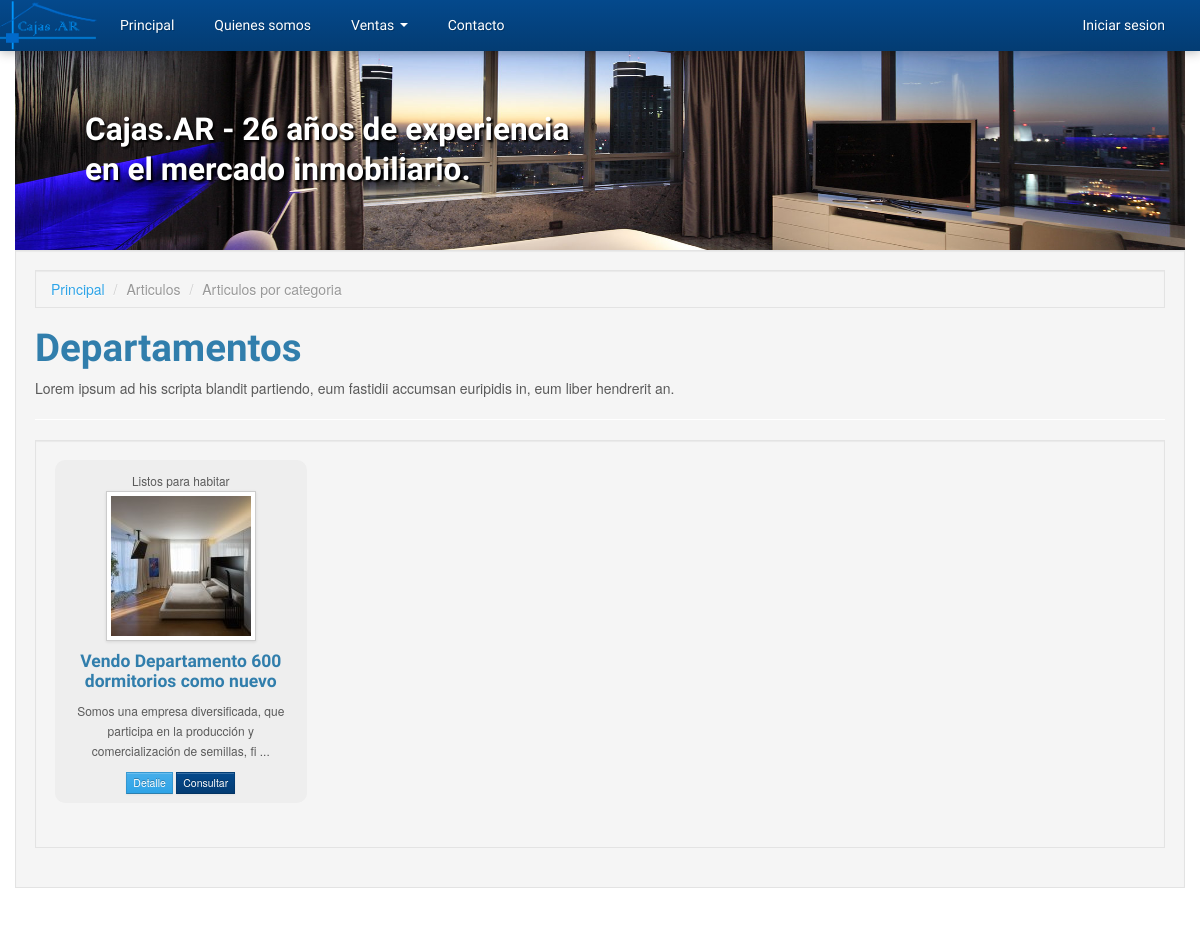
Before: /index.php?page=articles-by-category&id=1 with the older database file.
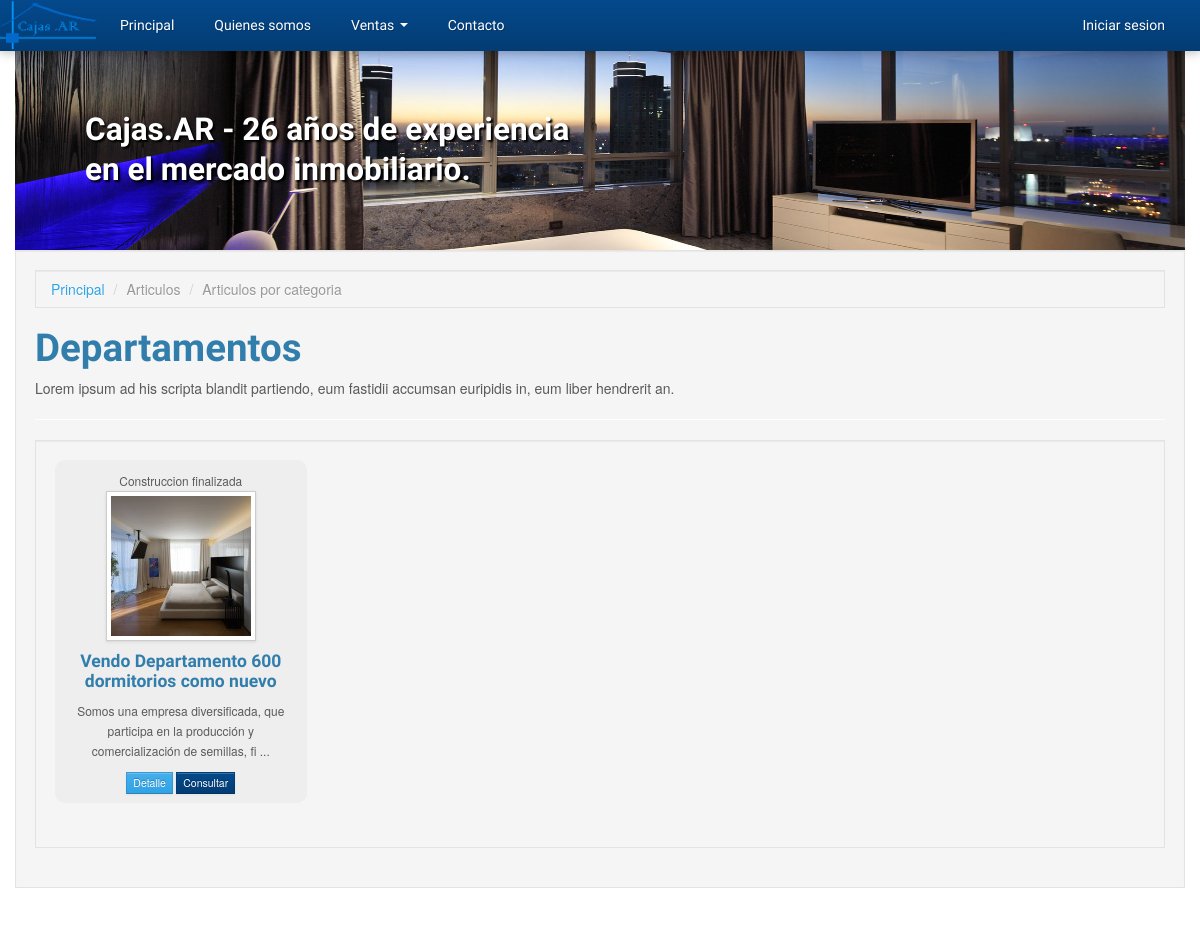
After: the same page with the newer database file.
### tables this page shows
CREATE TABLE IF NOT EXISTS `article_categories` (
  `id_article_category` int(8) NOT NULL AUTO_INCREMENT,
  `name` varchar(32) NOT NULL,
  PRIMARY KEY (`id_article_category`)
);

CREATE TABLE IF NOT EXISTS `articles` (
  `id_article` int(8) NOT NULL AUTO_INCREMENT,
  `id_article_category` int(2) NOT NULL,
  `id_article_type` int(2) NOT NULL,
  `id_author` int(2) NOT NULL,
  `title` varchar(128) NOT NULL,
  `description` text,
  `location` varchar(128) DEFAULT NULL,
  `address` varchar(64) DEFAULT NULL,
  `price` float DEFAULT NULL,
  PRIMARY KEY (`id_article`),
  KEY `id_article_category` (`id_article_category`),
  KEY `id_article_type` (`id_article_type`),
  KEY `id_author` (`id_author`)
);

CREATE TABLE IF NOT EXISTS `article_types` (
  `id_article_type` int(8) NOT NULL AUTO_INCREMENT,
  `name` varchar(64) NOT NULL,
  PRIMARY KEY (`id_article_type`)
);

### includes/mysqldb.php (called while the page is built, shortened)
<?php
class MySQLConnection
{
    private $_dbLink, $_queryResponse;
    public function connect($user, $pass, $host, $database)
    {
        $this->_dbLink = mysqli_connect($host, $user, $pass);
        mysqli_select_db($this->_dbLink, $database);
    }
    public function query($query)
    {
        $this->_queryResponse = mysqli_query($this->_dbLink, $query) or die(mysqli_error($this->_dbLink));
        return $this;
    }
    public function getResults()
    {
        $this->lastResult = array();
        if ($this->_queryResponse && !is_bool($this->_queryResponse)) {
            while ($response = mysqli_fetch_object($this->_queryResponse)) {
                $this->lastResult[] = $response;
            }
        }
        return $this->lastResult;
    }
    public function getOne()
    {
        $this->lastResult = null;
        if ($this->_queryResponse && !is_bool($this->_queryResponse)) {
            $this->lastResult = mysqli_fetch_object($this->_queryResponse);
        }
        return $this->lastResult;
    }
}

### includes/autoload.php (called while the page is built, shortened)
<?php
require_once dirname(__FILE__) . '/application.php';
require_once dirname(__FILE__) . '/mysqldb.php';
require_once dirname(__FILE__) . '/inputdata.php';
$app = new Application(
    new MySQLConnection(MYSQL_USER, MYSQL_PASS, MYSQL_HOST, MYSQL_DATABASE),
    new InputData()
);

### includes/application.php (called while the page is built, shortened)
<?php
class Application
{
    protected $db;
    public $io;
    public function __construct(MySQLConnection $db, InputData $io)
    {
        $this->db = $db;
        $this->io = $io;
    }
    public function getSectionName()
    {
        $page = $this->io->getQuery('page');
        $page = str_replace('-', '_', $page);
        return $page && is_string($page) ? $page : 'index';
    }
    public function getArticleCategory($categoryId)
    {
        $categoryId = (int) $categoryId;
        $queryString = ""
            . "SELECT * FROM article_categories "
            . "WHERE article_categories.id_article_category = '{$categoryId}' "
            . "LIMIT 1";
        return $this->db->query($queryString)->getOne();
    }
    public function getArticlesByCategory($categoryId, $limit = 4, $except = null)
    {
        $categoryId = (int) $categoryId;
        $limit = (int) $limit;
        $except = (int) $except;
        $queryString = ""
            . "SELECT articles.*, "
                . "users.username, "
                . "article_types.name AS article_type, "
                . "article_categories.name AS article_category "
            . "FROM articles "
                . "INNER JOIN article_categories ON articles.id_article_category = article_categories.id_article_category "
                . "INNER JOIN article_types ON articles.id_article_type = article_types.id_article_type "
                . "INNER JOIN users ON articles.id_author = users.id_user "
            . "WHERE articles.id_article_category='{$categoryId}' AND articles.id_article != '{$except}' "
            . "ORDER BY articles.id_article_type, articles.id_article DESC LIMIT {$limit}";
        return $this->db->query($queryString)->getResults();
    }
    public function getImageByCategory($categoryId)
    {
        $images = array(
            '1' => 'assets/images/depto-mini.jpg',
            '2' => 'assets/images/parking-mini.jpg',
            '3' => 'assets/images/piso-mini.jpg',
            '4' => 'assets/images/local-mini.jpg',
        );
        return isset($images[$categoryId]) ? $images[$categoryId] : '';
    }
}

### includes/inputdata.php (called while the page is built, shortened)
<?php
class InputData
{
    private $_request, $_response, $_query, $_post, $_server, $_cookies;
    public function __construct()
    {
        $this->_query    = &$_GET;
    }
    public function getQuery($param = null, $default = null)
    {
        if ($param) {
            return isset($this->_query[$param]) ?
                $this->_query[$param] : $default;
        }
        return $this->_query;
    }
    public function getSession($param = null, $default = null)
    {
        if ($param) {
            return isset($_SESSION[$param]) ?
                $_SESSION[$param] : $default;
        }
        return $_SESSION;
    }
}

### includes/templates/content_articles_by_category.php (the view)
<?php
$categoryId = $app->io->getQuery('id');
$category = $app->getArticleCategory($categoryId);
$articles = $app->getArticlesByCategory($categoryId, 100);
?>
<div class="container ">
    <div class="well">
        <ul class="breadcrumb well">
            <li><a href="index.php?page=home">Principal</a> <span class="divider">/</span></li>
            <li class="active">Articulos <span class="divider">/</span></li>
            <li class="active">Articulos por categoria</li>
        </ul>
        <?php if (! $category) { ?>
            <h2>La categoria no existe</h2>
        <?php } else { ?>
            <h1><?php echo $category->name; ?></h1>
            <p>Lorem ipsum ad his scripta blandit partiendo, eum fastidii accumsan euripidis in, eum liber hendrerit an.</p>
            <hr />
            <div class="well">
                  <div class="row-fluid" >
                    <?php foreach($articles as $article) { ?>
                        <div class="span3 articulo">
                            <div><small><?php echo $article->article_type; ?></small></div>
                            <div><img class="img-polaroid" src="<?php echo $app->getImageByCategory($categoryId); ?>" /></div>
                            <h4><?php echo $article->title; ?></h4>
                            <p><?php echo substr($article->description, 0, 100); ?> ...</p>
                            <p>
                                <a class="btn btn-mini btn-primary" href="index.php?page=item&id=<?php echo $article->id_article; ?>">Detalle</a>
                                <a class="btn btn-mini btn-inverse" href="index.php?page=purchase&id=<?php echo $article->id_article; ?>">Consultar</a>
                            </p>
                        </div>
                    <?php } ?>
                </div>
            </div>
        <?php } ?>
	</div>
</div>

### includes/templates/header.php (shortened to what this page needs)
<!DOCTYPE html>
<html lang="en">
  <head>
    <link href="assets/libraries/bootstrap/css/bootstrap.cerulean.css" rel="stylesheet">
    <link href="assets/libraries/bootstrap/css/bootstrap-responsive.css" rel="stylesheet">
	<link href="assets/libraries/bootstrap/css/base.css" rel="stylesheet">
	<link href="assets/css/nuestro.css" rel="stylesheet">
  </head>
  <body>

### index.php
<?php
require_once dirname(__FILE__) . '/includes/autoload.php';
$sectionFile = 'content_' . $app->getSectionName() . '.php';
$carouselType = $app->getSectionName() == 'home' ? 'carousel_dynamic.php' : 'carousel_fixed.php';
require_once TEMPLATES_DIR . DS . 'header.php';
if ($app->getSectionName() != 'index') {
    require_once TEMPLATES_DIR . DS . 'menu.php';
    require_once TEMPLATES_DIR . DS . $carouselType;
}
if (file_exists(TEMPLATES_DIR . DS . $sectionFile)) {
    require_once TEMPLATES_DIR . DS . $sectionFile;
} else {
    require_once TEMPLATES_DIR . DS . 'content_404.php';
}
require_once TEMPLATES_DIR . DS . 'footer.php';

### includes/templates/menu.php (shortened to what this page needs)
<div class="navbar-wrapper">
  <div class="container">
    <div class="navbar navbar-inverse navbar-fixed-top">
      <div class="navbar-inner">
      <div class="container">
        <a class="brand" href="index.php?page=home"><img class="logo-caja" src="assets/images/logo1.png"></a>
        <div class="nav-collapse collapse">
          <ul class="nav">
            <li class=""><a href="index.php?page=home">Principal</a></li>
            <li><a href="index.php?page=about">Quienes somos</a></li>
            <li class="dropdown">
              <a href="#" class="dropdown-toggle" data-toggle="dropdown">Ventas <b class="caret"></b></a>
            </li>
            <li><a href="index.php?page=contact">Contacto</a></li>
          </ul>
          <ul class="nav pull-right">
            <li class="">
                <a href="index.php?page=login"><?php echo $app->io->getSession('username') ? 'Logueado como: <b>' . $app->io->getSession('username') . '</b>': 'Iniciar sesion'; ?></a>
            </li>
          </ul>
        </div>
      </div>
      </div>
    </div>
  </div>
</div>

### includes/templates/carousel_fixed.php
<div class="">
    <div class="container">
        <div id="myCarousel" class="carousel slide slider-principal">
          <div class="carousel-inner reduce-altura">
            <div class="item active">
              <img src="assets/images/departamento.jpg" alt="">
              <div class="container">
                <div class="carousel-caption">
                    <h2>Cajas.AR - 26 a&ntilde;os de experiencia en el mercado inmobiliario.</h2>
                </div>
              </div>
            </div>
          </div>
        </div>
    </div>
</div>

### includes/templates/footer.php
  </body>
</html>

### assets/css/nuestro.css (style rules this page uses)
.slider-principal h2 { color:#fff; text-shadow: 2px 2px 2px rgba(0, 0, 0, 100); margin-left:50px; }
.brand { padding:0!important; }
.logo-caja { height: 51px; margin: 0; padding: 0; width:105px; }
.carousel-inner.reduce-altura { height:250px; }
.carousel-inner.reduce-altura .item img { margin-top:-100px; }
.carousel-inner.reduce-altura .carousel-caption { margin-top:110px; }
.carousel { margin-bottom:0; }
.input-prepend .add-on, .input-append .add-on, .btn, .modal, .dropdown-menu, .alert, .thumbnail, .well, input, select, textarea, .bootstrap-tagsinput { border-radius: 0px!important; }
.articulo { margin:auto; padding:10px; margin-bottom:25px; text-align:center; height:343px; overflow:hidden; background:#eee; border-radius: 10px; }
.articulo p { font-size:12px; }

Changed rows visible on the page:
changed articles "Vendo Departamento 600 dormitorios como nuevo": id_article_type.name "Listos para habitar" → "Construccion finalizada"
